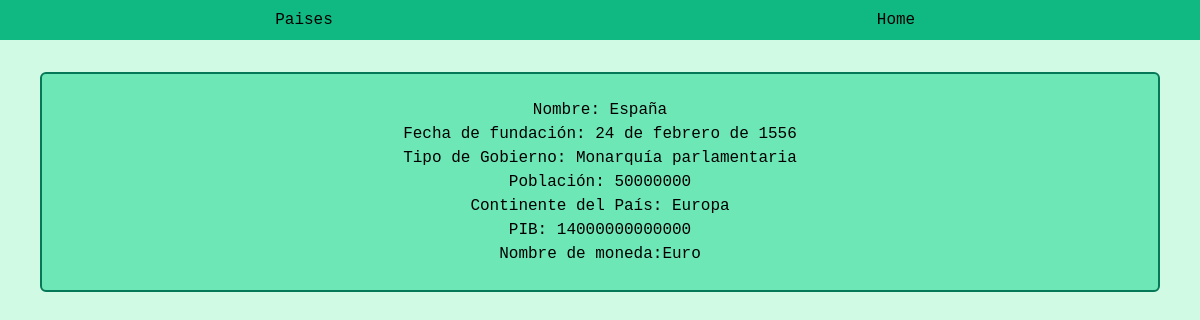
The page /paises/1/ on the database its author committed.
### paises/models.py (models this page shows, shortened)
class Pais(models.Model):
    nombre = models.CharField(max_length=80)
    fechaFundacion = models.DateField()
    tipoDeGobierno = models.CharField(max_length=100)
    poblacion = models.BigIntegerField()
    continente = models.CharField(max_length=20, choices=[(c.value, c.name) for c in Continentes])
    PIB = models.BigIntegerField()
    moneda = models.CharField(max_length=30)

### paises/views.py (the view)
# urls.py: path('<int:pk>/', CountryDetailView.as_view(), name='detalle'),
class CountryDetailView(View):
    def get(self, request, pk, *args, **kwargs):
        country = get_object_or_404(Pais, pk=pk)
        context = {
            'country':country
        }
        return render(request, 'detalle.html', context)

### theme/templates/detalle.html
{% extends "base.html" %}
{% block content %}
    <br>
    <div class="border-2 border-emerald-700 bg-emerald-300 rounded-md mx-10 my-2">
        <br>
        <center>
            <div>Nombre: {{country.nombre}}</div>
            <div>Fecha de fundación: {{country.fechaFundacion}}</div>
            <div>Tipo de Gobierno: {{country.tipoDeGobierno}}</div>
            <div>Población: {{country.poblacion}}</div>
            <div>Continente del País: {{country.continente}}</div>
            <div>PIB: {{country.PIB}}</div>
            <div>Nombre de moneda:{{country.moneda}}</div>
            <br>
        </center>
    </div>
{% endblock content %}

### rows shown on the page
Pais: nombre "España", fechaFundacion "24 de febrero de 1556", tipoDeGobierno "Monarquía parlamentaria", poblacion "50000000", continente "Europa", PIB "14000000000000", moneda "Euro"
